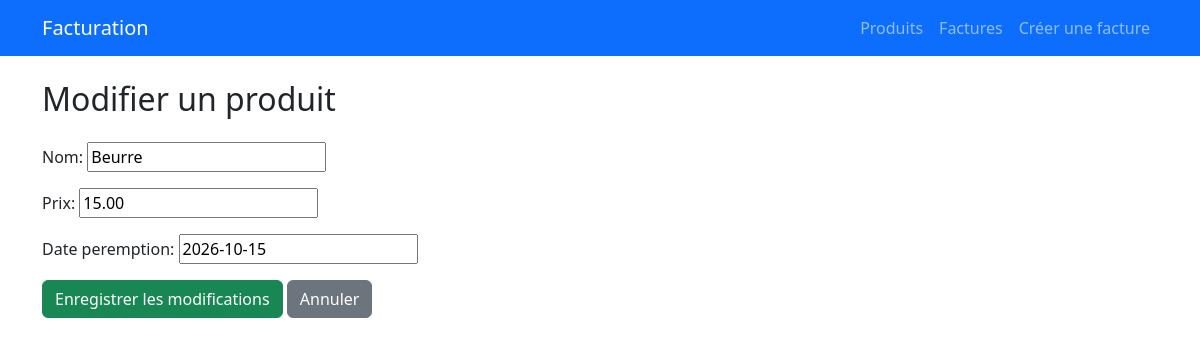
/produit/4/modifier/, run on the app's committed database.
### gestion/models.py (models this page shows, shortened)
class Produit(models.Model):
    nom = models.CharField(max_length=100)
    prix = models.DecimalField(max_digits=10, decimal_places=2)
    date_peremption = models.DateField()

### gestion/views.py (the view)
# urls.py: path('produit/<int:pk>/modifier/', views.ProduitUpdateView.as_view(), name='produit_modifier'),
class ProduitUpdateView(UpdateView):
    model = Produit
    fields = ['nom', 'prix', 'date_peremption']
    template_name = 'produit_form.html'
    success_url = reverse_lazy('produit_liste')

### gestion/templates/produit_form.html (shortened to what this page needs)
{% extends 'base.html' %}
{% block content %}
  <h2 class="mb-4">
    {% if object %}Modifier un produit{% else %}Ajouter un produit{% endif %}
  </h2>
  <form method="post" class="mb-3">
    <div class="mb-3">
      {{ form.as_p }}
    </div>
    <button type="submit" class="btn btn-success">
      {% if object %}Enregistrer les modifications{% else %}Ajouter le produit{% endif %}
    </button>
    <a href="{% url 'produit_liste' %}" class="btn btn-secondary">Annuler</a>
  </form>
{% endblock %}

### data on the page
Produit: nom "Beurre", prix "15.00", date_peremption "2026-10-15"
